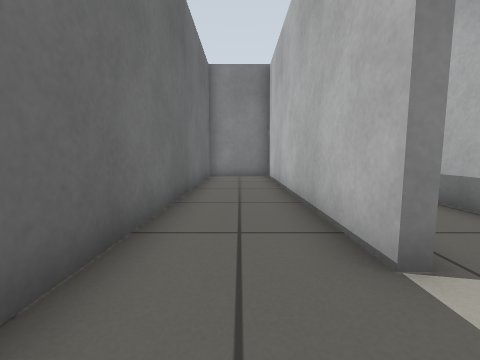
View 1 (above)

16 first-person views from a walk through a robot-simulator world made for Gazebo. The camera is 0.5 m above the floor, tilts 6° down and sees 90° across. The floor is counted in squares, 0.5 m on a side. Each view is taken from the middle of a square. On the plan, view 1 faces up. The plan holds only what a view shows up to about 10 squares ahead; the rest is blank.

View 2
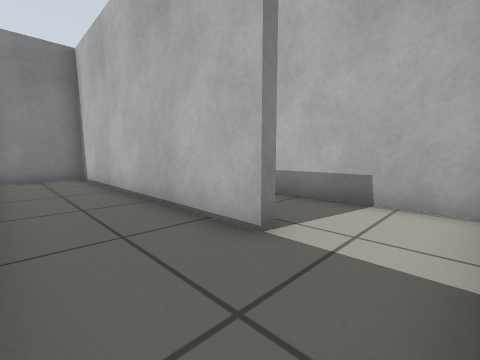

View 3
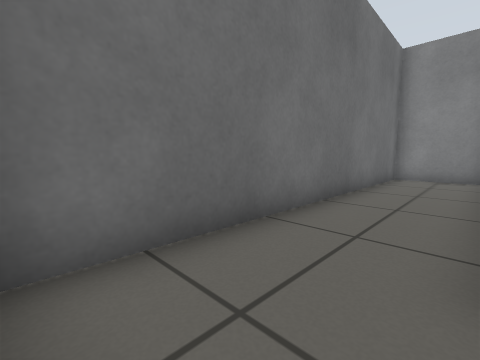

View 4
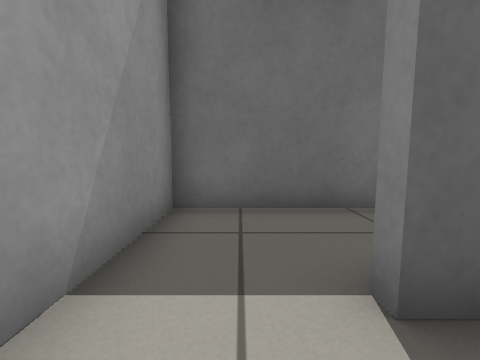

View 5
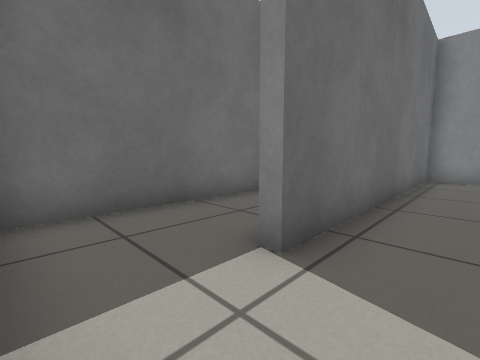

View 6
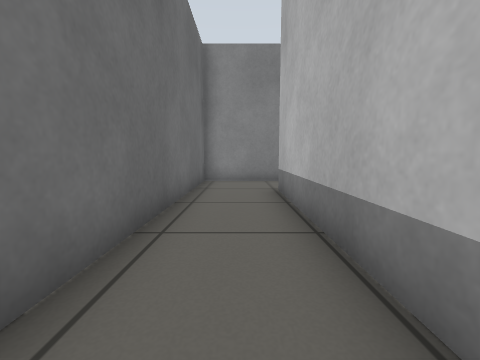

View 7
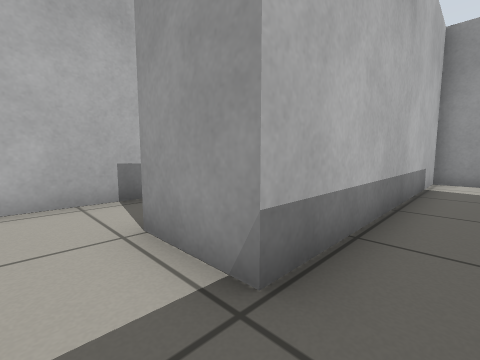

View 8
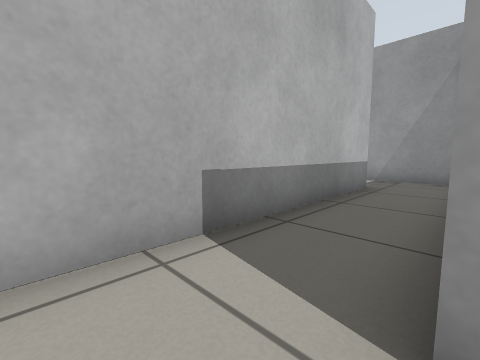

View 9
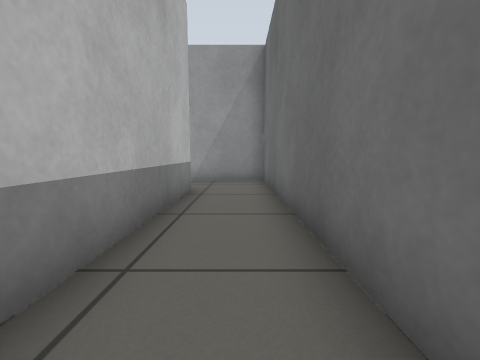

View 10
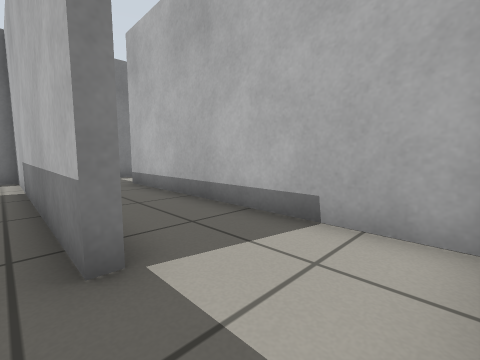

View 11
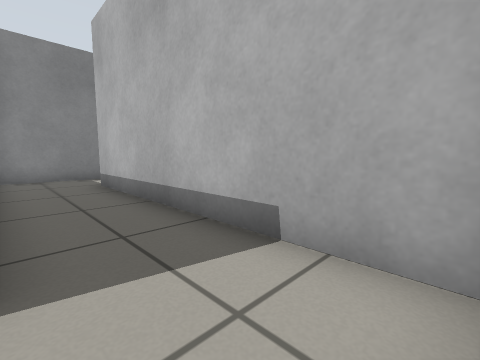

View 12
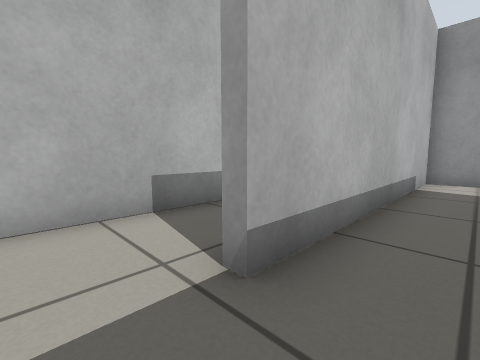

View 13
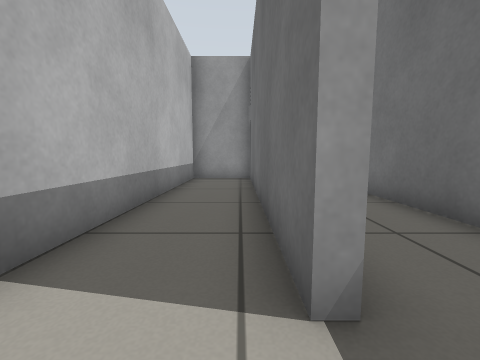

View 14
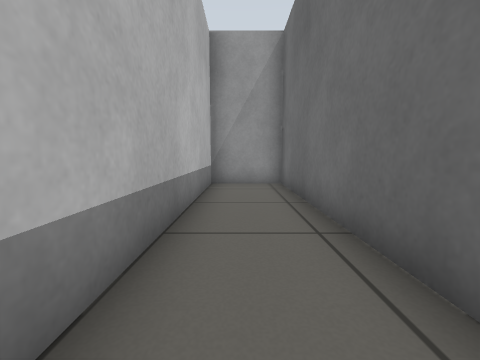

View 15
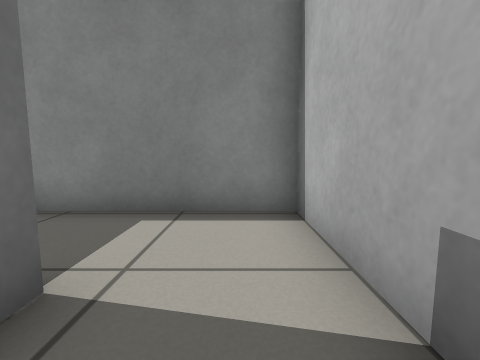

View 16
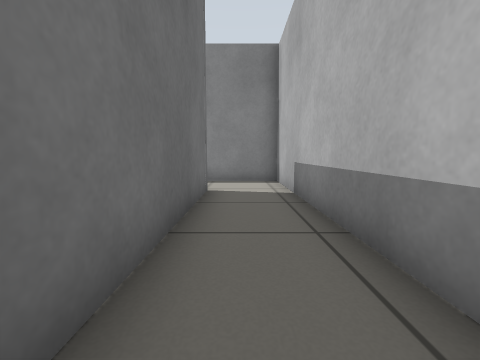

### Floor plan
Points are (right, up) in squares from view 1. A wall is a line through its corners. A room is listed if a view was taken in it or the views show most of it. See-through windows are left out.
Room 1 (views 1, 2, 3)
walls: (1.6, 2) (1.3, 2) (1.3, 11.1) (-1.4, 11.1) (-1.4, -0.3) (2.6, -0.3)
ways out: opening at (2, 0.5) to room 2
Room 2 (views 4, 5, 6, 7, 8, 9, 10, 16)
walls: (8.4, 2.1) (8.4, 11.1) (1.6, 11.1) (1.6, 2); (2.6, -0.3) (4.1, -0.3) (4.1, 8.7) (6.1, 8.7) (6.1, -0.3) (8.6, -0.3)
ways out: opening at (2, 0.5) to room 1; opening at (9, 1) to room 3
Room 3 (views 11, 12)
walls: (8.7, 6.9) (8.7, 3.9); (8.6, -0.3) (11.3, -0.3) (11.3, 8.8); (11.6, 11.1) (8.9, 11.1)
ways out: opening at (9, 1) to room 2; opening at (12, 9.5) to room 4
Room 4 (views 13, 14, 15)
walls: (11.6, 8.8) (11.6, -0.3) (14, -0.3) (14, 11.1) (11.6, 11.1)
ways out: opening at (12, 9.5) to room 3

Positions as (right, up) in squares from view 1, and headings:
1: (0, 0), facing up
2: (-1, 0), facing up-right
3: (1, 0), facing up-left
4: (3, 1), facing left
5: (3, 0), facing up-left
6: (3, 2), facing up
7: (3, 10), facing down-right
8: (6, 10), facing down-right
9: (7, 9), facing down
10: (8, 0), facing up-right
11: (9, 0), facing up-right
12: (10, 10), facing down-right
13: (12, 10), facing down
14: (13, 8), facing down
15: (13, 7), facing up
16: (7, 2), facing up
